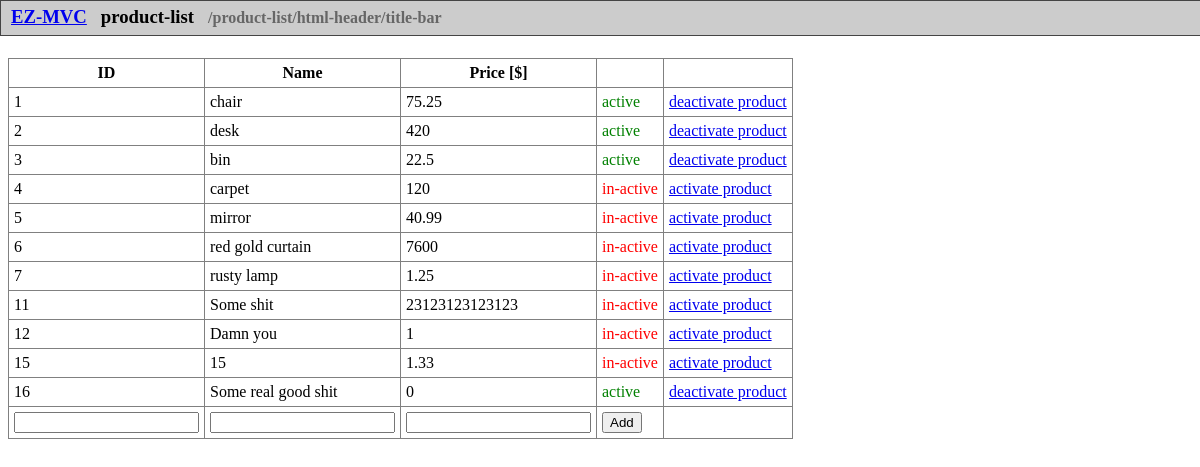
Page /Product/list on the earlier database version.
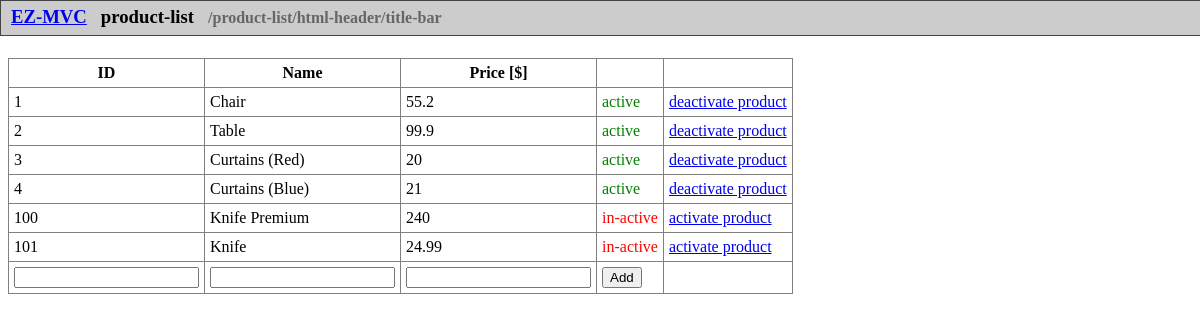
Same page on the later database version.
### tables this page shows
CREATE TABLE "products" (
	"id"	INTEGER NOT NULL,
	"name"	TEXT NOT NULL,
	"price"	NUMERIC NOT NULL,
	"active"	INTEGER NOT NULL,
	PRIMARY KEY("id")
);

### system/View.php (called while the page is built, shortened)
<?php
class View
{
    public $isRootView = false;
    public $parentViews = [];
    public $name = '';
    private function __construct(string $name, array $data = [])
    {
        $this->name = $name;
    }
    public static function createRoot(string $name, array $data = [])
    {
        $view = new View($name, $data);
        $view->isRootView = true;
        $view->path = '/'.$name;
        $view->parentViews = [];
        $view->isRootView = true;
        return $view;
    }
    public static function createChild(string $name, View $parentView, bool $inheritData = true, array $data = [])
    {
        $data = $inheritData ? $parentView->data : $data;
        $view = new View($name, $data);
        $view->isRootView = false;
        $view->path = $parentView->path.'/'.$name;
        $view->parentViews = array_merge($parentView->parentViews, [$parentView]);
        $view->isRootView = false;
        return $view;
    }
    public function getRootView()
    {
        return $this->isRootView ? $this : $this->parentViews[0];
    }
    public function render()
    {
        include(self::VIEWPATH . $this->name . '.view.php');
    }
}

### app/controllers/Product.php (called while the page is built, shortened)
<?php
abstract class Product extends Controller
{
    public static function list()
    {
        $data = [];
        $data["products"] = DefaultModel::getProducts();
        View::createRoot("product-list", $data)->render();
    }
}

### system/Router.php (called while the page is built, shortened)
<?php
abstract class Router
{
    private static $controller = '';
    private static $action = '';
    private static $id = '';
    private static $params = [];
    public static function routeRequest()
    {
        $result = call_user_func([self::CONTROLLER_NAMESPACE . self::$controller, self::$action], self::$id, self::$params);
    }
    private static function resolveRequestUrl()
    {
        $url = parse_url(Helper::addTrailingSlash('http://example.com' . urldecode($_SERVER['REQUEST_URI'])));
        $urlPath = isset($url['path']) ? $url['path'] : '/';
        $baseUrl = parse_url(Helper::addTrailingSlash((string)Config::system('base-url')));
        $baseUrlPath = isset($baseUrl['path']) ? $baseUrl['path'] : '/';
        $urlPath = mb_strpos($urlPath, $baseUrlPath, 0) === 0 ? '/' . mb_substr($urlPath, mb_strlen($baseUrlPath)) : $urlPath;
        $urlPathParts = explode('/', $urlPath);
        self::$controller = isset($urlPathParts[1]) && $urlPathParts[1] !== '' ? $urlPathParts[1] : Config::system('default-controller');
        self::$action = isset($urlPathParts[2]) && $urlPathParts[2] !== '' ? $urlPathParts[2] : Config::system('default-action');
        self::$id = isset($urlPathParts[3]) ? $urlPathParts[3] : '';
        self::$params = isset($urlPathParts[4]) ? array_slice($urlPathParts, 4) : [];
    }
}

### index.php (called while the page is built, shortened)
<?php
Alddesign\EzMvc\System\Router::routeRequest();

### system/Config.php (called while the page is built, shortened)
<?php
abstract class Config
{
    public static function get(string $key = '', $default = '')
    {
        global $_EZMVC_APP_CONFIG;
        $dotkeys = explode('.', $key);
        $value = $_EZMVC_APP_CONFIG;
        foreach($dotkeys as $dotkey)
        {
            $value = $value[$dotkey];
        }
        return $value;
    }
    public static function system(string $key = '', $default = '')
    {
        global $_EZMVC_SYS_CONFIG;
        if(array_key_exists($key, $_EZMVC_SYS_CONFIG))
        {
            return $_EZMVC_SYS_CONFIG[$key];
        }
        $value = $_EZMVC_SYS_CONFIG;
        return $value;
    }
}

### app/models/DefaultModel.php (called while the page is built, shortened)
<?php
abstract class DefaultModel extends Model
{
    public static function getProducts()
    {
        $pdo = self::getPDO();
        $statement = $pdo->query('SELECT * FROM products;', PDO::FETCH_ASSOC);
        if($statement !== false)
        {
            return $statement->fetchAll(PDO::FETCH_ASSOC);
        }
        return [];
    }
}

### app/views/product-list.view.php (the view, shortened to what this page needs)
<?php View::createChild("html-header", $this)->render(); ?>
<table>
    <tr>
        <th><?php echo Config::get("captions.id"); ?></th>
        <th><?php echo Config::get("captions.name"); ?></th>
        <th><?php echo Config::get("captions.price"); ?></th>
        <th> </th>
        <th> </th>
    </tr>
    <?php foreach($products as $product): ?>
        <?php
        $id = $product["id"];
        $activateUrl = Helper::url("/Product/setStatus/$id/1");
        $deactivateUrl = Helper::url("/Product/setStatus/$id/0");
        ?>
        <tr>
            <td><?php echo $id; ?></td>
            <td><?php echo $product["name"]; ?></td>
            <td><?php echo $product["price"]; ?></td>
            <?php if($product["active"] == 1): ?>
                <td><span style="color: green;">active</span></td>
                <td><a href="<?php echo $deactivateUrl ?>">deactivate product</a></td>
            <?php endif; ?>
            <?php if($product["active"] != 1): ?>
                <td><span style="color: red;">in-active</span></td>
                <td><a href="<?php echo $activateUrl ?>">activate product</a></td>
            <?php endif; ?>
        </tr>
    <?php endforeach; ?>
    <form method="POST" action="<?php Helper::echoUrl("/Product/add") ?>">
    <tr>
            <td><input type="text" name="id" value="" /></td>
            <td><input type="text" name="name" value="" /></td>
            <td><input type="text" name="price" value="" /></td>
            <td><input type="submit" value="Add" /></td>
            <td> </td>
    </tr>
    </form>
</table>
<?php View::createChild("html-footer", $this, false, ["footerText" => "Copyright by me..."])->render(); ?>

### app/views/html-header.view.php (shortened to what this page needs)
<!DOCTYPE html>
<html>
    <head>
    </head>
    <body style="padding: 50px 0 0 0;">
    <?php View::createChild("title-bar", $this)->render(); ?>

### app/views/title-bar.view.php (shortened to what this page needs)
<div id="title-bar" style="width:100%; height: 24px; position:fixed; top: 0; left:0; border:1px solid #444; background-color:#ccc; padding: 5px 10px;">
    <a href="<?php Helper::echoUrl("/Main/index") ?>"><h3 style="display: inline; margin-right: 10px;">EZ-MVC</h3></a>
    <h3 style="display: inline; margin-right: 10px;"><?php echo $this->getRootView()->name; ?></h3>
    <h4 style="display: inline; color:#666;"><?php echo $this->path; ?></h4>
</div>

### system/Helper.php (shortened to what this page needs)
<?php
abstract class Helper
{
	public static function removeTrailingSlash(string $value)
	{
		$value = strval($value);
		return mb_substr($value, mb_strlen($value) - 1, 1) === '/' ? mb_substr($value, 0, mb_strlen($value) - 1) : $value;
	}
	public static function addStartingSlash(string $value)
	{
		$value = strval($value);
		return mb_substr($value, 0, 1) === '/' ? $value : '/'. $value;
	}
	public static function url(string $url)
	{
		$isAbsoluteUrl = parse_url($url, PHP_URL_SCHEME) !== null;
		if($isAbsoluteUrl)
		{
			return $url;
		}
		else
		{
			return self::removeTrailingSlash(Config::system("base-url")) . self::addStartingSlash($url);
		}
	}
	public static function echoUrl(string $url)
	{
		echo self::url($url);
	}
}

### app/views/html-footer.view.php (shortened to what this page needs)
    </body>
</html>

### app/views/product-list.view.php (style rules this page uses)
table,tr,td,th { border-collapse: collapse; border:1px solid gray; }
td,th { padding: 5px; }

Differences in the rows shown:
removed products: id "5", name "mirror", price "40.99"
removed products: id "6", name "red gold curtain", price "7600"
removed products: id "7", name "rusty lamp", price "1.25"
removed products: id "11", name "Some shit", price "23123123123123"
removed products: id "12", name "Damn you", price "1"
removed products: id "15", name "15", price "1.33"
removed products: id "16", name "Some real good shit", price "0"
changed products id 1: name "chair" → "Chair"; price "75.25" → "55.2"
changed products id 2: name "desk" → "Table"; price "420" → "99.9"
changed products id 3: name "bin" → "Curtains (Red)"; price "22.5" → "20"
changed products id 4: name "carpet" → "Curtains (Blue)"; price "120" → "21"; active "in-active activate product" → "active deactivate product"
added products: id "100", name "Knife Premium", price "240"
added products: id "101", name "Knife", price "24.99"
